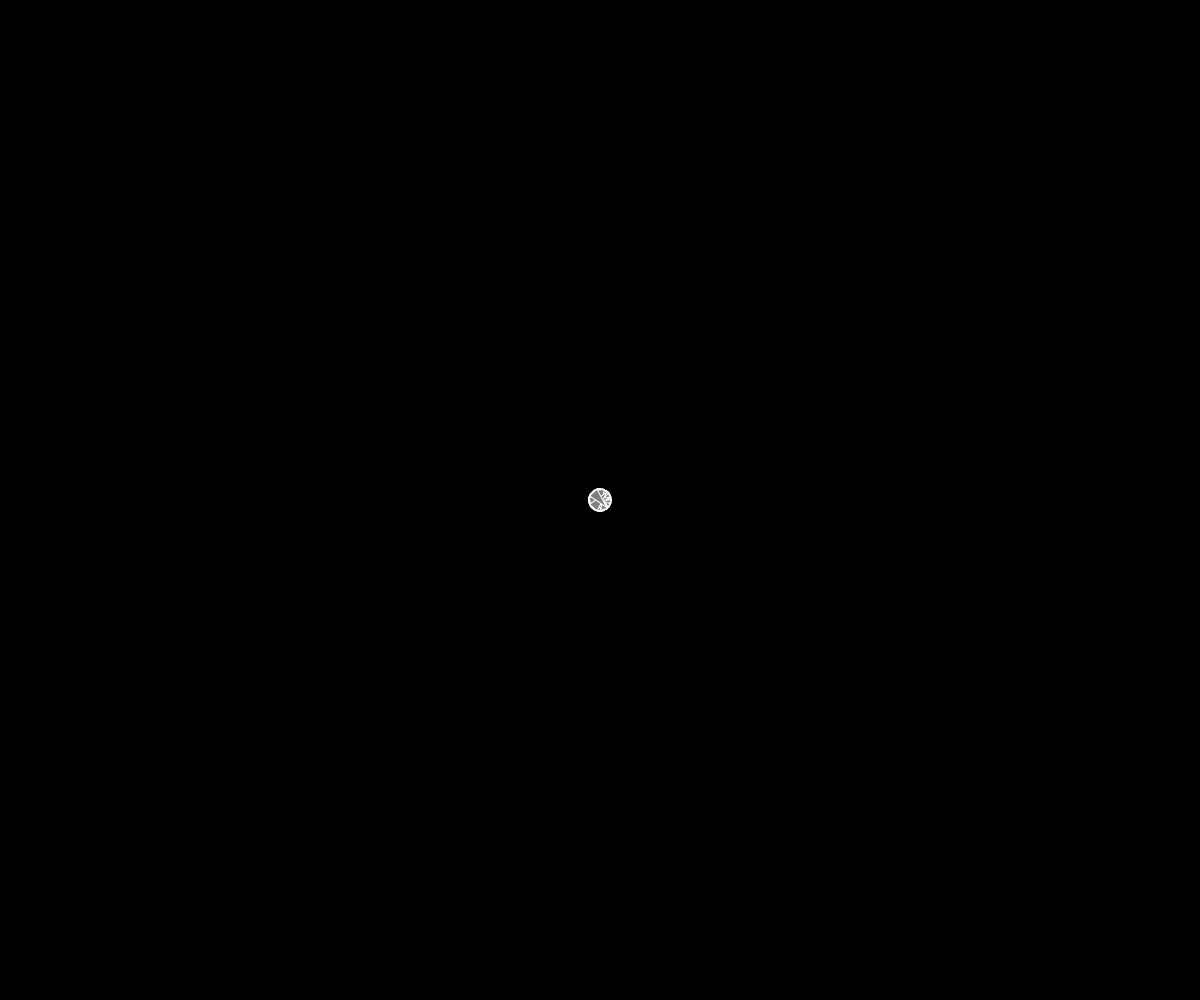
Frame 1 (no input)
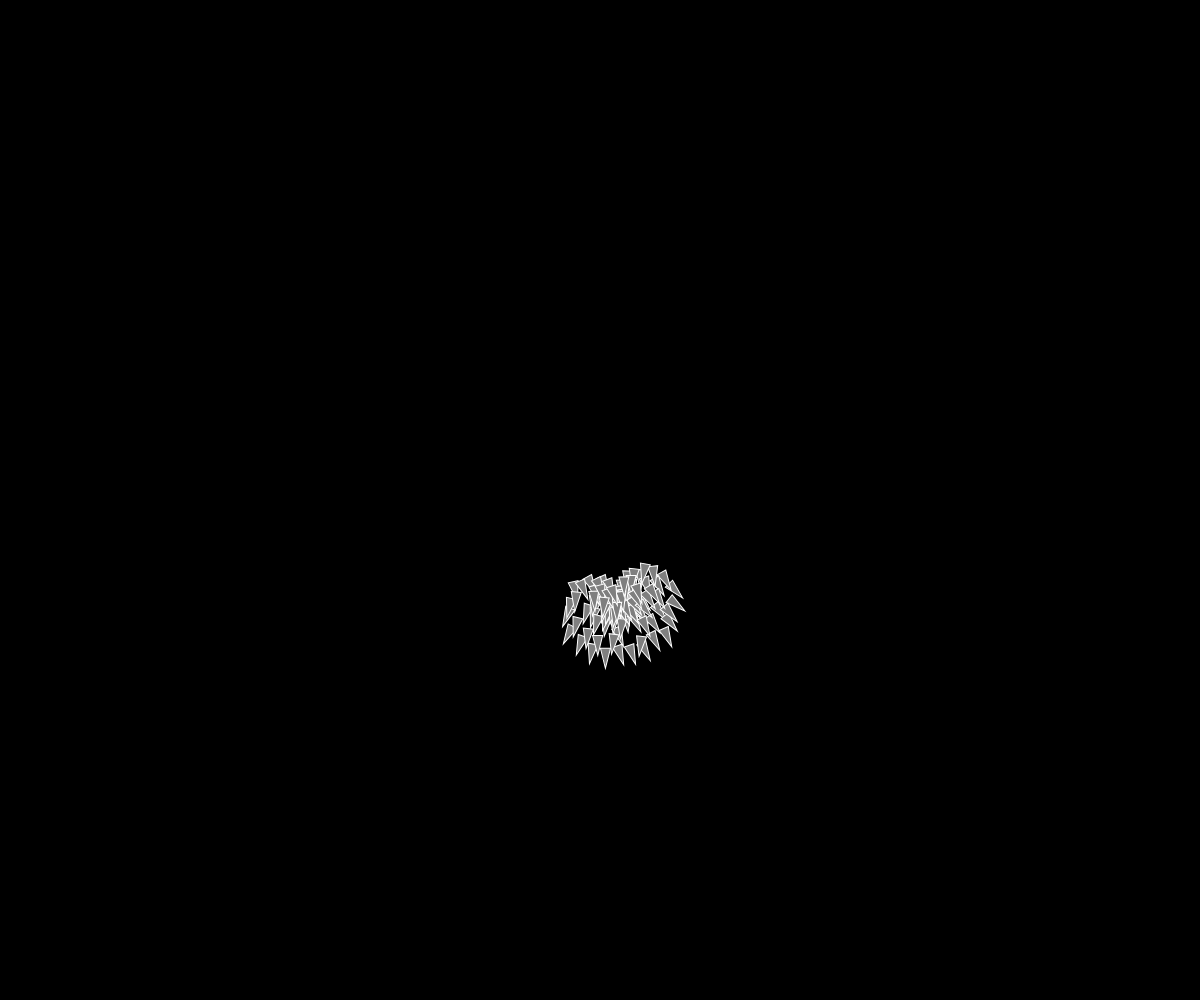
Frame 60 (no input)
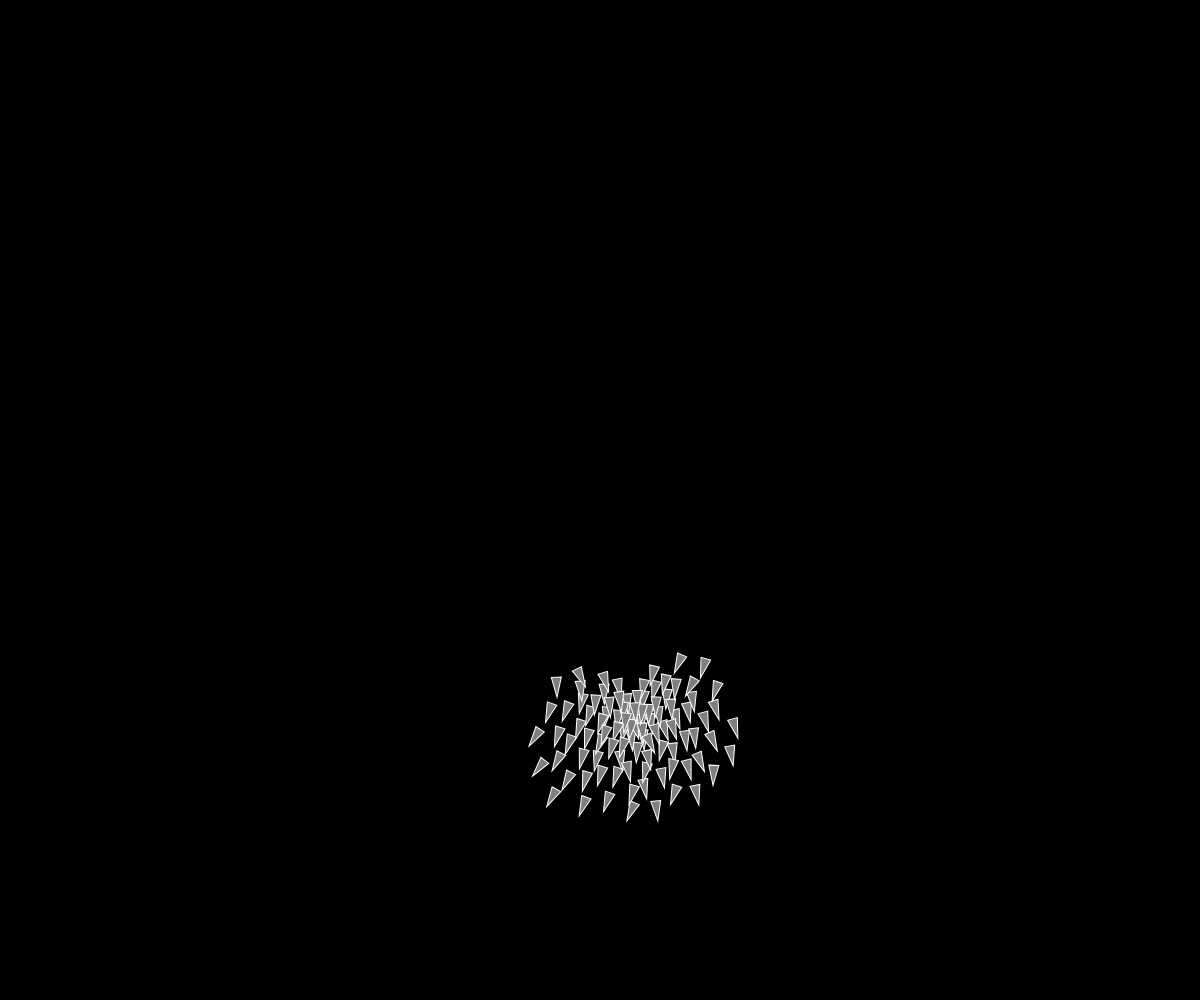
Frame 120 (the mouse pressed at the canvas centre since frame 60)

The p5.js sketch that drew these frames (run headless with seeded random() and noise() and a simulated clock; from frame 60 on, the mouse is pressed at the canvas centre):

// p5.js sketch
// ── sketch.js
let flock;

function setup() {
  createCanvas(windowWidth, windowHeight);
  flock = new Flock();
  for (let i = 0; i < 100; i++) {
    flock.addBoid(new Boid(width / 2, height / 2));
  }
}

function draw() {
  background(0);
  flock.run();
}
// ── Boid.js
class Boid {
  constructor(x, y) {
    this.pos = createVector(x, y);
    this.vel = createVector(random(-1, 1), random(-1, 1));
    this.acc = createVector();
    this.r = 5;
    this.maxSpeed = 3;
    this.maxForce = 0.5;
  }

  align(boids) {
    let mBd = 50.0;
    let sum = createVector();
    let count = 0;
    for (let b of boids) {
      sum.add(b.vel);
      count++;
    }
    if (count > 0) {
      sum.div(count);
      sum.normalize();
      sum.mult(this.maxSpeed);
      let steer = p5.Vector.sub(sum, this.vel);
      steer.limit(this.maxForce);
      return steer;
    } else {
      return createVector();
    }
  }

  separate(boids) {
    let mBd = 25.0;
    let steer = createVector();
    let count = 0;
    for (let b of boids) {
      let d = dist(this.pos.x, this.pos.y, b.pos.x, b.pos.y);
      if (d > 0 && d < mBd) {
        let diff = p5.Vector.sub(this.pos, b.pos);
        diff.normalize();
        diff.div(d);
        steer.add(diff);
        count++;
      }
    }
    if (count > 0) {
      steer.div(count);
    }

    if (steer.mag() > 0) {
      steer.normalize();
      steer.mult(this.maxSpeed);
      steer.sub(this.vel);
      steer.limit(this.maxForce);
    }
    return steer;
  }

  cohesion(boids) {
    let mBd = 50;
    let sum = createVector();
    let count = 0;
    for (let b of boids) {
      sum.add(b.pos);
      count++;
    }
    if (count > 0) {
      sum.div(count);
      return this.seek(sum);
    } else {
      return createVector();
    }
  }

  flock(boids) {
    let sep = this.separate(boids);
    let ali = this.align(boids);
    let coh = this.cohesion(boids);

    sep.mult(1.5);
    ali.mult(1.0);
    coh.mult(1.0);

    this.applyForce(sep);
    this.applyForce(ali);
    this.applyForce(coh);
  }

  seek(target) {
    let desired = p5.Vector.sub(target, this.pos);

    desired.normalize();
    desired.mult(this.maxSpeed);

    let steer = p5.Vector.sub(desired, this.vel);
    steer.limit(this.maxForce);
    return steer;
  }

  run(boids) {
    this.flock(boids);
    this.edges();
    this.render();
    this.update();
  }

  edges() {
    if (this.pos.x < -this.r) this.pos.x = width + this.r;
    if (this.pos.x > width + this.r) this.pos.x = -this.r;
    if (this.pos.y < -this.r) this.pos.y = height + this.r;
    if (this.pos.y > height + this.r) this.pos.y = -this.r;
  }

  applyForce(force) {
    this.acc.add(force);
  }

  update() {
    this.vel.add(this.acc);
    this.vel.limit(this.maxSpeed);
    this.pos.add(this.vel);
    this.acc.mult(0);
  }

  render() {
    push();
    fill(127);
    stroke(255);
    let theta = this.vel.heading() + radians(90);
    translate(this.pos.x, this.pos.y);
    rotate(theta);
    beginShape();
    vertex(0, -this.r * 2);
    vertex(-this.r, this.r * 2);
    vertex(this.r, this.r * 2);
    endShape(CLOSE);
    pop();
  }
}
// ── Flock.js
class Flock {
  constructor() {
    this.boids = [];
  }

  run() {
    for (let b of this.boids) {
      b.run(this.boids);
    }
  }

  addBoid(b) {
    this.boids.push(b);
  }
}
